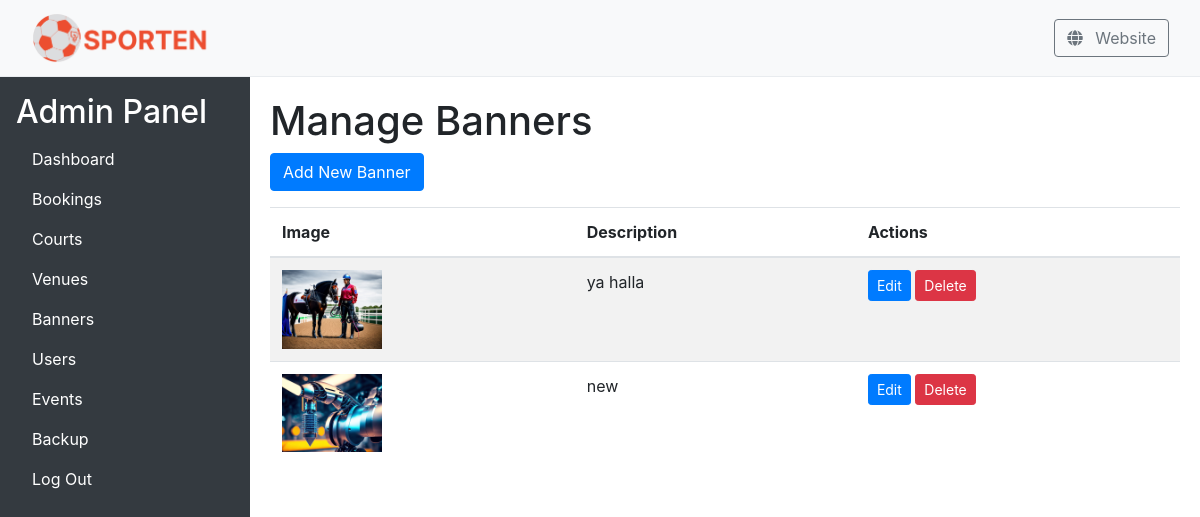
Before: /adminpanel/banners/ (signed in) with the older database file.
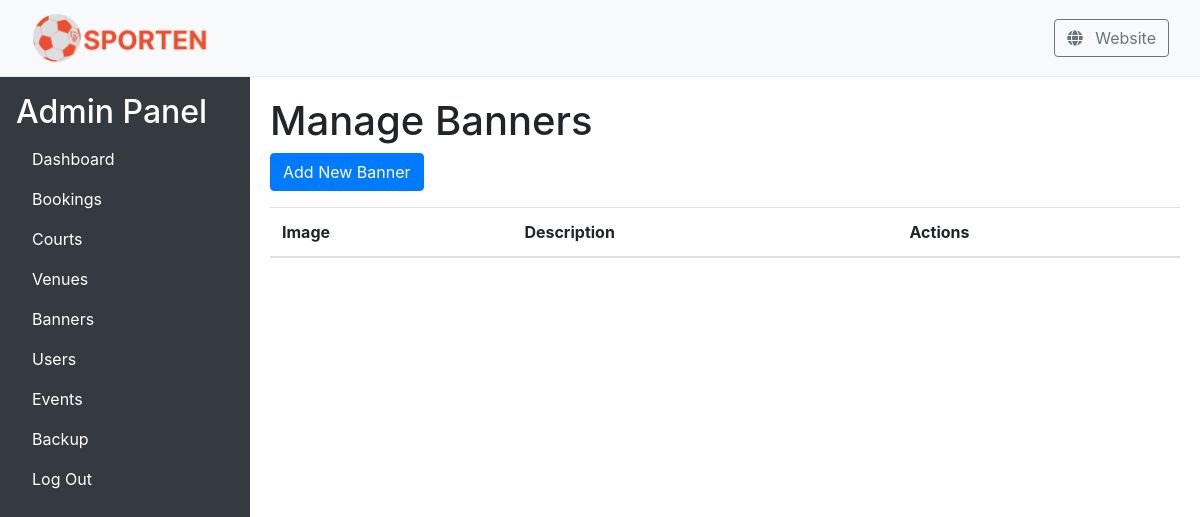
After: the same page with the newer database file.
### base/models.py (models this page shows, shortened)
class BannerImage(models.Model):
    image = models.ImageField(upload_to='banners/')
    description = models.CharField(max_length=255, blank=True, null=True)

### base/views.py (the view)
# urls.py: path('adminpanel/banners/', views.admin_banners, name='admin_banners'),
@login_required
@user_passes_test(lambda u: u.is_superuser)
def admin_banners(request):
    banners = BannerImage.objects.all()
    return render(request, 'adminpanel/banners.html', {'banners': banners})

### base/templates/adminpanel/banners.html (shortened to what this page needs)
{% extends "adminpanel/base_admin.html" %}
{% load static %}
{% block content %}
    <h1>Manage Banners</h1>
    <a href="{% url 'add_banner' %}" class="btn btn-primary mb-3">Add New Banner</a>
    <table class="table table-striped">
        <thead>
            <tr>
                <th>Image</th>
                <th>Description</th>
                <th>Actions</th>
            </tr>
        </thead>
        <tbody>
            {% for banner in banners %}
            <tr>
                <td><img src="{{ banner.image.url }}" alt="{{ banner.description }}" style="width: 100px; height: auto;"></td>
                <td>{{ banner.description }}</td>
                <td>
                    <a href="{% url 'edit_banner' banner.id %}" class="btn btn-primary btn-sm">Edit</a>
                    <form action="{% url 'delete_banner' banner.id %}" method="post" style="display:inline;">
                        <button type="submit" class="btn btn-danger btn-sm">Delete</button>
                    </form>
                </td>
            </tr>
            {% endfor %}
        </tbody>
    </table>
{% endblock %}

Changed rows visible on the page:
removed BannerImage: image (picture), description "ya halla"
removed BannerImage: image (picture), description "new"
